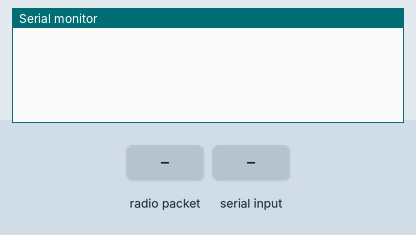
Recording of a sketch running on a simulated Arduino Uno, built with avr-gcc and run on an emulated ATmega328P. Parts: the last lines printed to the serial monitor. Inputs (shaded band) come from the test bench. No radio packets arrive unless stated.

Above: at 2.2 s.
2.3 s: radio packet "1" arrives
At 3.4 s:
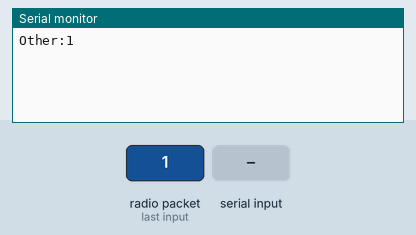
3.9 s: "1" received over Serial
At 4.7 s:
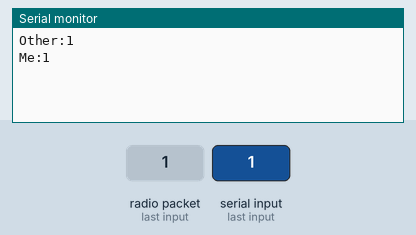

Measured:
- after the input at 2.3 s, the serial monitor: prints a new line after 0.11 s (image 1)
- after the input at 3.9 s, the serial monitor: prints a new line after 0.11 s (image 2)

The sketch:

ChatApp.ino
```cpp
#include <SPI.h>
#include "RF24.h"

RF24 myRadio (8,10);
byte addresses[][6] = {"00001", "00002"};

struct package {

  char  text[300] = "";
};


typedef struct package Package;
Package dataRecieve;
Package dataTransmit;

void setup() {
  Serial.begin(9600);
  delay(1000);

  myRadio.begin();
  myRadio.setChannel(115);
  myRadio.setPALevel(RF24_PA_MAX);
  myRadio.setDataRate( RF24_250KBPS );

  myRadio.openReadingPipe(1, addresses[0]);
  myRadio.startListening();
}

void loop() {
  if ( myRadio.available()) {
    Serial.print("Other:");
    while (myRadio.available()){
      myRadio.read( &dataRecieve, sizeof(dataRecieve) );

      Serial.print(dataRecieve.text);
    }
    Serial.println();

  }

  delay(200);

  myRadio.stopListening();

 char inData[300];
  int index = 0;
  if(Serial.available()){
     Serial.print("Me:");


  while (Serial.available() >= 1) {
    if (index < 500) {

     inData[index] = Serial.read();
      index++;
      inData[index] = '\0';
      sprintf(dataTransmit.text, "%s", inData);
    }


    }
     myRadio.openWritingPipe(addresses[0]);
      myRadio.write(&dataTransmit, sizeof(dataTransmit));
      Serial.print(dataTransmit.text);
     // delay(10);
    Serial.println();
  }


  myRadio.openReadingPipe(1, addresses[0]);
  myRadio.startListening();
}
```
